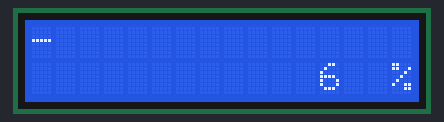
A sketch run on a simulated Arduino Uno, built with avr-gcc and run on an emulated ATmega328P. Shown: 16×2 character LCD.

Above: at 0.1 s.
At 2.1 s:
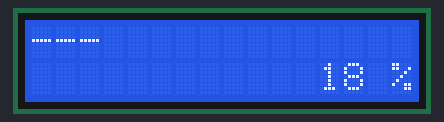
At 4.1 s:
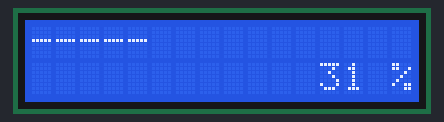
At 8.1 s:
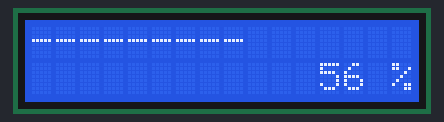
At 12.1 s:
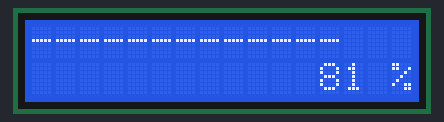
At 17.1 s:
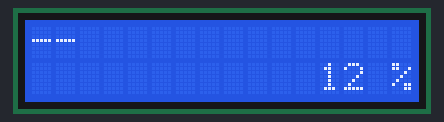

Measured:
- by itself, everything shown: repeats every 16.0 s, in 17 steps
- what the display in image 1 shows lasts 1.0 s, from 2.1 s to 3.1 s

The sketch:

frantic_albar1.ino
```cpp
#include <LiquidCrystal.h>

// C++ code
//
LiquidCrystal LCD(12,11,5,4,3,2);

void setup()
{
  LCD.begin(16,2);
}

void loop()
{

  for(float pos=0;pos<16;pos ++){
  	LCD.setCursor(pos,0); LCD.print("-");
    LCD.setCursor(12,1); LCD.print(static_cast<int>(((pos+1)/16)*100));
  	LCD.setCursor(15,1); LCD.print("%");
    delay(1000);
   }
  LCD.clear();
}
```
